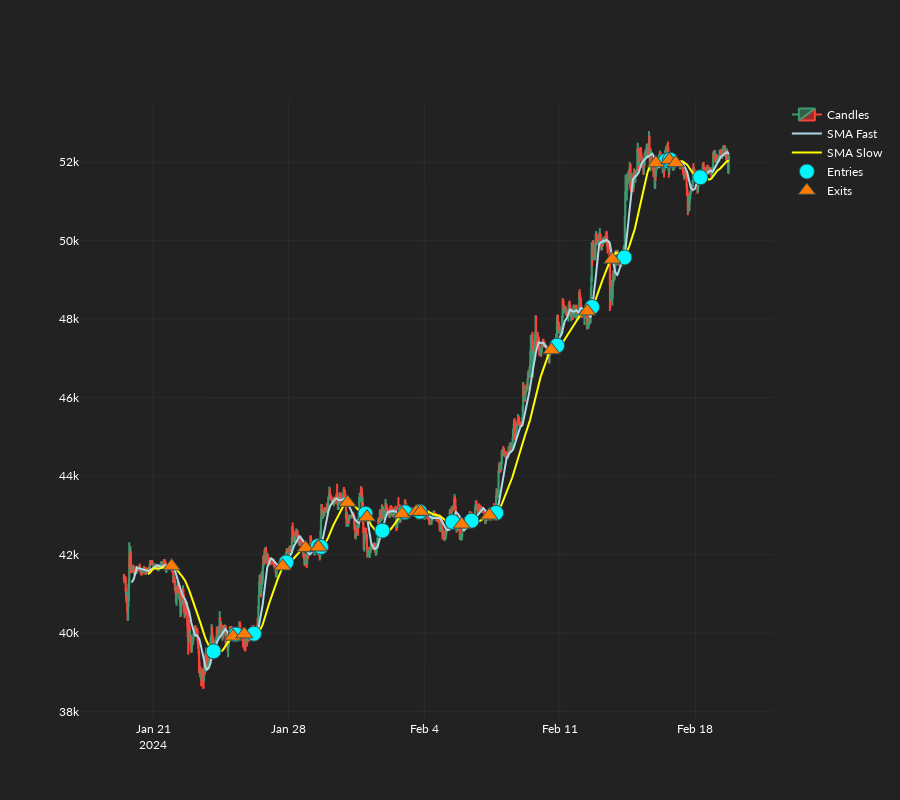

Notebook code cell kept with this figure:
### Code cell
go.Figure(
    data=[
        go.Candlestick(
            x=datetimes,
            open=open,
            high=high,
            low=low,
            close=close,
            name="Candles",
        ),
        go.Scatter(
            x=datetimes,
            y=sma_fast,
            name="SMA Fast",
            line_color="lightblue",
        ),
        go.Scatter(
            x=datetimes,
            y=sma_slow,
            name="SMA Slow",
            line_color="yellow",
        ),
        go.Scatter(
            x=datetimes,
            y=cross_above_signal,
            mode="markers",
            name="Entries",
            marker=dict(
                size=15,
                symbol="circle",
                color="#00F6FF",
                line=dict(
                    width=1,
                    color="DarkSlateGrey",
                ),
            ),
        ),
        go.Scatter(
            x=datetimes,
            y=cross_below_signal,
            mode="markers",
            name="Exits",
            marker=dict(
                size=15,
                symbol="triangle-up",
                color="#FF7B00",
                line=dict(
                    width=1,
                    color="DarkSlateGrey",
                ),
            ),
        ),
    ]
).update_layout(height=800, xaxis_rangeslider_visible=False)

### Figure 1 — Plotly figure (JSON) as saved in the notebook; plotly's stock layout.template omitted (floating-point values rounded to 4 significant figures; data arrays with more than 128 entries replaced by an {"elided": "..."} marker saying what was removed)
{"data": [{"close": {"elided": "1500 float values"}, "high": {"elided": "1500 float values"}, "low": {"elided": "1500 float values"}, "name": "Candles", "open": {"elided": "1500 float values"}, "type": "candlestick", "x": {"elided": "1500 str values"}}, {"line": {"color": "lightblue"}, "name": "SMA Fast", "type": "scatter", "x": {"elided": "1500 str values"}, "y": {"elided": "1500 float values"}}, {"line": {"color": "yellow"}, "name": "SMA Slow", "type": "scatter", "x": {"elided": "1500 str values"}, "y": {"elided": "1500 float values"}}, {"marker": {"color": "#00F6FF", "line": {"color": "DarkSlateGrey", "width": 1}, "size": 15, "symbol": "circle"}, "mode": "markers", "name": "Entries", "type": "scatter", "x": {"elided": "1500 str values"}, "y": {"elided": "1500 float values"}}, {"marker": {"color": "#FF7B00", "line": {"color": "DarkSlateGrey", "width": 1}, "size": 15, "symbol": "triangle-up"}, "mode": "markers", "name": "Exits", "type": "scatter", "x": {"elided": "1500 str values"}, "y": {"elided": "1500 float values"}}], "layout": {"height": 800, "xaxis": {"rangeslider": {"visible": false}}}}
